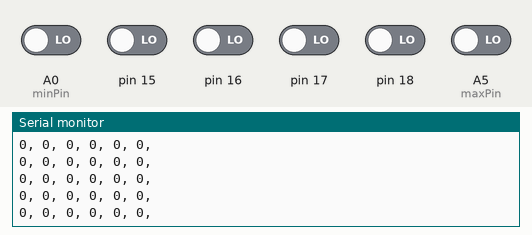
Bench run of a sketch on a simulated Arduino Uno, built with avr-gcc and run on an emulated ATmega328P. On the bench: the last lines printed to the serial monitor. Inputs (shaded band) come from the test bench; at power-on: A0 (minPin), A5 (maxPin), pin 15–18 LOW.

Above: at 1.2 s.
1.3 s: A0 (minPin) driven HIGH
At 1.9 s:
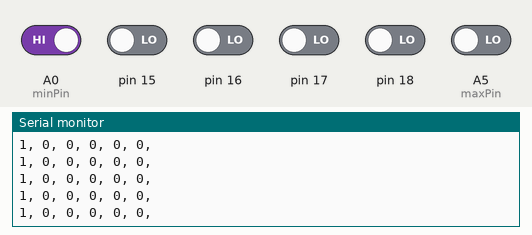
4.3 s: pin 15 driven HIGH
At 4.9 s:
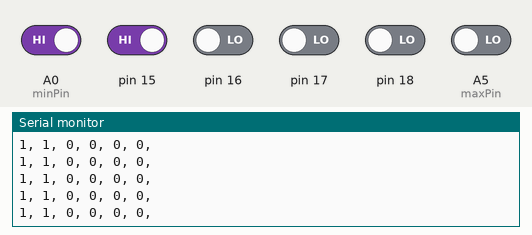
5.8 s: pin 16 driven HIGH
At 6.8 s:
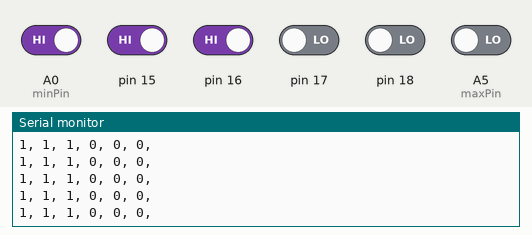
8.8 s: pin 17 driven HIGH
At 9.3 s:
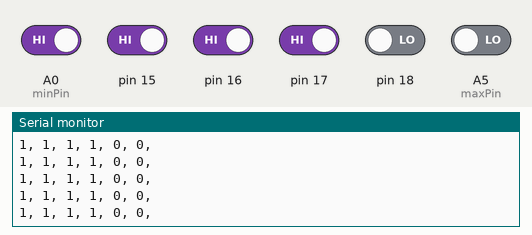
11.8 s: pin 18 driven HIGH
At 12.5 s:
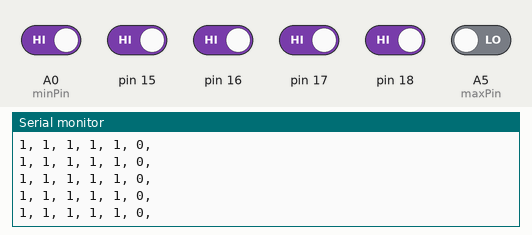
14.8 s: A5 (maxPin) driven HIGH
At 15.7 s:
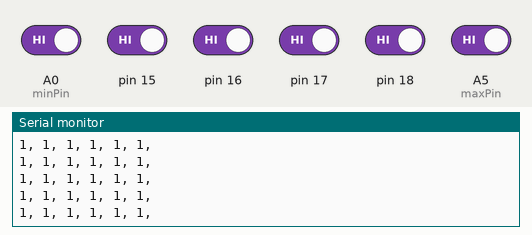

Measured:
- after the input at 1.3 s, the serial monitor: prints a new line after 0.07 s (image 1)
- after the input at 4.3 s, the serial monitor: prints a new line after 0.07 s (image 2)
- after the input at 5.8 s, the serial monitor: prints a new line after 0.07 s (image 3)
- after the input at 8.8 s, the serial monitor: prints a new line after 0.06 s (image 4)
- after the input at 11.8 s, the serial monitor: prints a new line after 0.06 s (image 5)
- after the input at 14.8 s, the serial monitor: prints a new line after 0.07 s (image 6)

The sketch:

test2.ino
```cpp
int minPin = A0;
int maxPin = A5;


void setup() {
  Serial.begin(9600);
  for(int i=minPin;i<=maxPin;i++) { pinMode(i,INPUT); }
}


void loop() {
  for(int i=minPin;i<=maxPin;i++) {
    Serial.print(digitalRead(i));
    Serial.print(", ");
  }
  Serial.println("");
}
```
